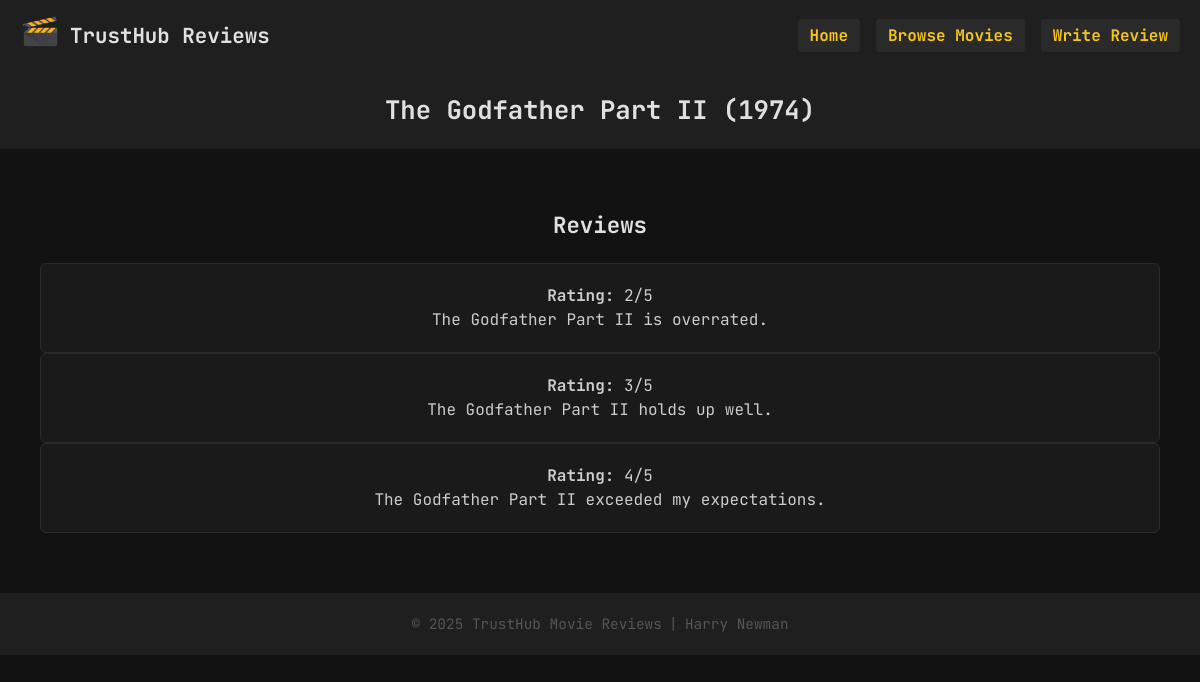
Page /movie.php?id=4 on the committed database.
### tables this page shows
CREATE TABLE IF NOT EXISTS movies (
  id INT AUTO_INCREMENT PRIMARY KEY,
  title VARCHAR(255) NOT NULL,
  year YEAR,
  genre VARCHAR(50)
);

CREATE TABLE IF NOT EXISTS reviews (
  id INT AUTO_INCREMENT PRIMARY KEY,
  movie_id INT NOT NULL,
  rating INT NOT NULL,
  review TEXT NOT NULL,
  created_at TIMESTAMP DEFAULT CURRENT_TIMESTAMP,
  FOREIGN KEY (movie_id) REFERENCES movies(id)
);

### movie.php (the view, shortened to what this page needs)
<?php
require 'database_connect.php';
$id = isset($_GET['id']) ? (int)$_GET['id'] : 0;
$mvRes = $conn->query("
  SELECT title, year
  FROM movies
  WHERE id = $id
");
$mv = $mvRes->fetch_assoc();
$title = $mv['title'];
$year  = $mv['year'];
$revRes = $conn->query("
  SELECT rating, review
  FROM reviews
  WHERE movie_id = $id
  ORDER BY id DESC
");
?>
<!DOCTYPE html>
<html lang="en">
<head>
  <link rel="stylesheet" href="styles/global.css">
  <link rel="stylesheet" href="styles/homepage.css">
</head>
<body>
  <nav class="navbar">
    <div class="logo">
      <a href="index.php"><img src="images/logo.jpg" alt="TrustHub Logo"></a>
      <a href="index.php"><h1>TrustHub Reviews</h1></a>
    </div>
    <div class="nav-items">
      <ul>
        <li><a href="index.php">Home</a></li>
        <li><a href="movies.php">Browse Movies</a></li>
        <li><a href="submit_review.php?id=<?php echo $id; ?>">Write Review</a></li>
      </ul>
    </div>
  </nav>
  <header class="page-header">
    <h2><?php echo htmlspecialchars($title); ?> (<?php echo $year; ?>)</h2>
  </header>
  <main class="content">
    <section class="featured-section">
      <h4>Reviews</h4>
      <?php if ($revRes->num_rows): ?>
        <?php while ($r = $revRes->fetch_assoc()): ?>
          <div class="about-text">
            <p><strong>Rating:</strong> <?php echo $r['rating']; ?>/5</p>
            <p><?php echo nl2br(htmlspecialchars($r['review'])); ?></p>
          </div>
        <?php endwhile; ?>
      <?php else: ?>
        <div class="about-text">
          <p>No reviews. <a href="submit_review.php?id=<?php echo $id; ?>">Write a Review!</a></p>
        </div>
      <?php endif; ?>
    </section>
  </main>
  <footer class="site-footer">
    <p>© 2025 TrustHub Movie Reviews | Harry Newman</p>
  </footer>
</body>
</html>

### styles/global.css (style rules this page uses)
* { box-sizing: border-box; margin: 0; padding: 0; }
body { font-family: "JetBrains Mono", monospace; background: #121212; color: #e0e0e0; line-height: 1.5; }
a { color: #f5c518; text-decoration: none; }
.navbar { background: #1f1f1f; display: flex; justify-content: space-between; align-items: center; padding: 12px 20px; flex-wrap: wrap; }
.navbar .logo { display: flex; align-items: center; }
.navbar .logo img { height: 40px; }
.navbar .logo h1 { margin-left: 10px; color: #e0e0e0; font-size: 1.3rem; }
.navbar .nav-items ul { list-style: none; display: flex; }
.navbar .nav-items li { margin-left: 16px; }
.navbar .nav-items a { padding: 6px 12px; border-radius: 4px; background: #2a2a2a; font-weight: bold; }
.page-header { background: #1f1f1f; text-align: center; padding: 20px 0; margin-bottom: 20px; }
.page-header h2 { color: #e0e0e0; font-size: 1.6rem; }
.content { max-width: 1200px; margin: 0 auto; padding: 0 20px; }
.site-footer { text-align: center; padding: 20px 0; color: #555; background: #1f1f1f; margin-top: 60px; font-size: 0.9rem; }

### styles/homepage.css (style rules this page uses)
.about-text, .about-img { flex: 1; background: #1a1a1a; border: 1px solid #2a2a2a; border-radius: 6px; padding: 20px; }
.about-text p { color: #ccc; }
.featured-section { max-width: 1200px; margin: 60px auto 20px; padding: 0 20px; text-align: center; }
.featured-section h4 { font-size: 1.4rem; color: #e0e0e0; margin-bottom: 20px; }

### rows in the picture
movies: title "The Godfather Part II", year "1974"
reviews: rating "2", review "The Godfather Part II is overrated."
reviews: rating "3", review "The Godfather Part II holds up well."
reviews: rating "4", review "The Godfather Part II exceeded my expectations."
